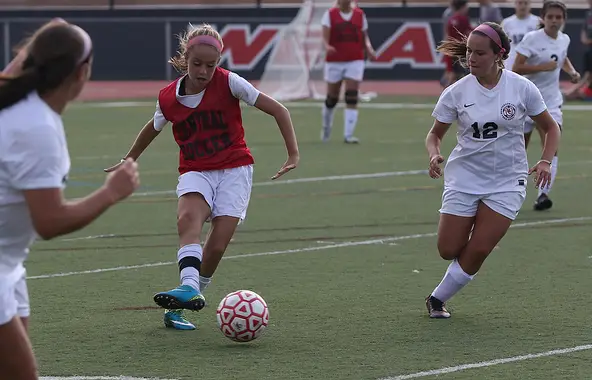
#> input picture assets/girl2.png, 592 x 380 px
$ python tutorial7.py
#> lines starting #> are read from the running program, lines starting #| are printed output that depends on the picture
import numpy as np
import cv2

img = cv2.imread('assets/girl2.png', 0)
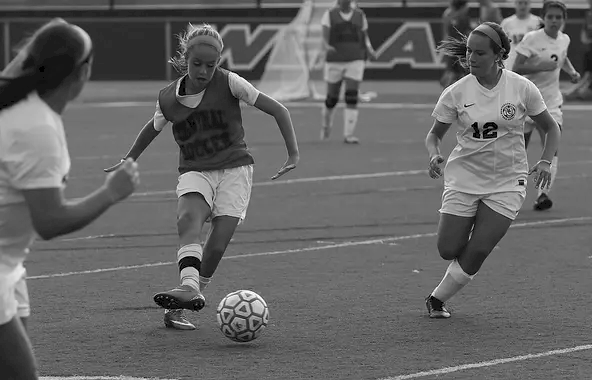
#> img: shape (380, 592); min 0, max 255, mean 101.9
tempball = cv2.imread('assets/ball2.png', 0)
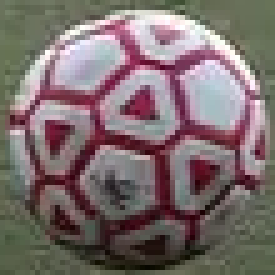
#> input picture assets/ball2.png, 55 x 55 px (shown 5 times larger)
#> tempball: shape (55, 55); min 0, max 255, mean 114.8

h, w = tempball.shape
#> h = 55; w = 55
print(img)
#> (printed output is left out)

methods = [cv2.TM_CCOEFF, cv2.TM_CCOEFF_NORMED, cv2.TM_CCORR, cv2.TM_CCORR_NORMED, cv2.TM_SQDIFF, cv2.TM_SQDIFF_NORMED]

for method in methods:
    img2 = img.copy()
    result = cv2.matchTemplate(img2, tempball, method)
    min_val, max_val, min_loc, max_loc = cv2.minMaxLoc(result)
    if method in [cv2.TM_SQDIFF, cv2.TM_SQDIFF_NORMED]:
        location = min_loc
    else:
        location = max_loc

    bottom_right = (location[0] + w, location[1] + h)
    cv2.rectangle(img2, location, bottom_right, (200,0,0))
    cv2.imshow('Detected with: ' + str(method), img2)
    cv2.waitKey(0)
#> this loop made 6 passes
#> (min_val, max_val, min_loc, location, bottom_right) on passes 1 to 4: (-6425216, 7956649.5, (1, 74), (215, 288), (270, 343)), (-0.573, 1, (7, 72), (215, 288), (270, 343)), (11448293, 59361148, (26, 40), (9, 109), (64, 164)), (0.545, 1, (15, 61), (215, 288), (270, 343))
#> (min_val, max_val, max_loc, location, bottom_right) on passes 5 to 6: (0, 37580008, (1, 74), (215, 288), (270, 343)), (0, 1, (92, 3), (215, 288), (270, 343))
#> pass 1, `result = cv2.matchTemplate(img2, tempball, method)`:
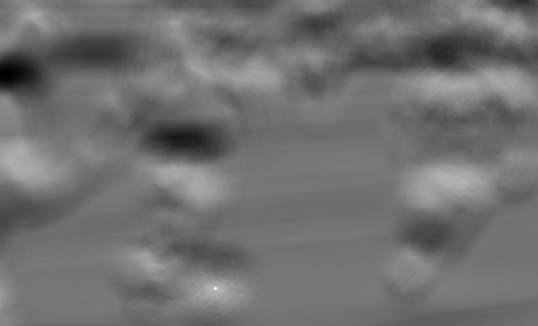
#> result: shape (326, 538) float32; min -6425216, max 7956649.5, mean -55420; drawn with min black and max white
#> pass 1, `cv2.imshow('Detected with: ' + str(method), img2)`:
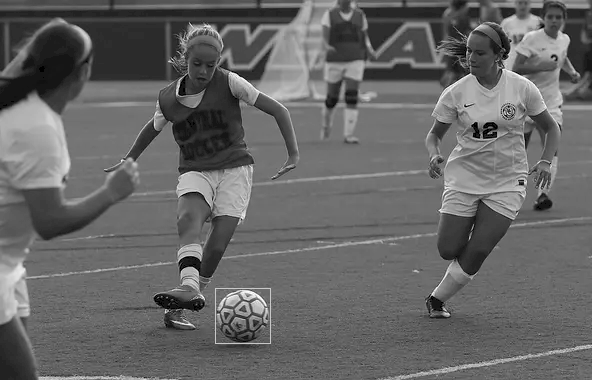
#> window 'Detected with: 4': shape (380, 592); min 0, max 255, mean 102
#> pass 2, `result = cv2.matchTemplate(img2, tempball, method)`:
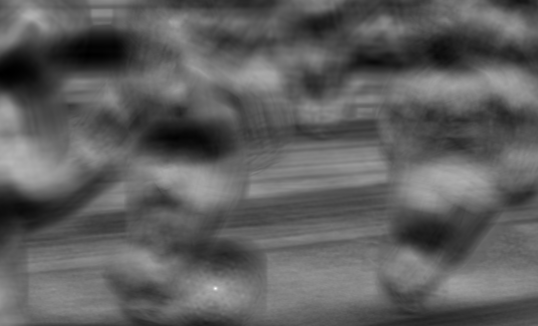
#> result: shape (326, 538) float32; min -0.573, max 1, mean 0.0109; drawn with min black and max white
#> pass 3, `result = cv2.matchTemplate(img2, tempball, method)`:
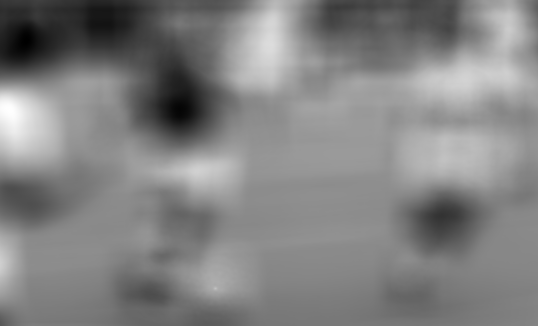
#> result: shape (326, 538) float32; min 11448293, max 59361148, mean 35897184; drawn with min black and max white
#> after the loop:
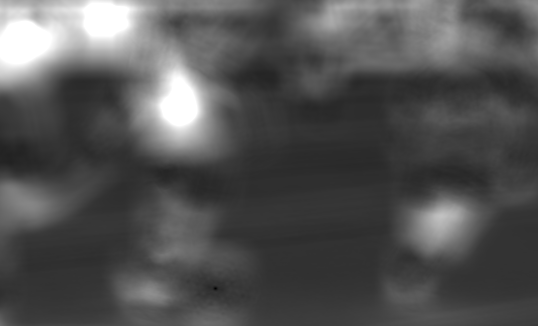
#> result: shape (326, 538) float32; min 0, max 1, mean 0.326

cv2.destroyAllWindows()
